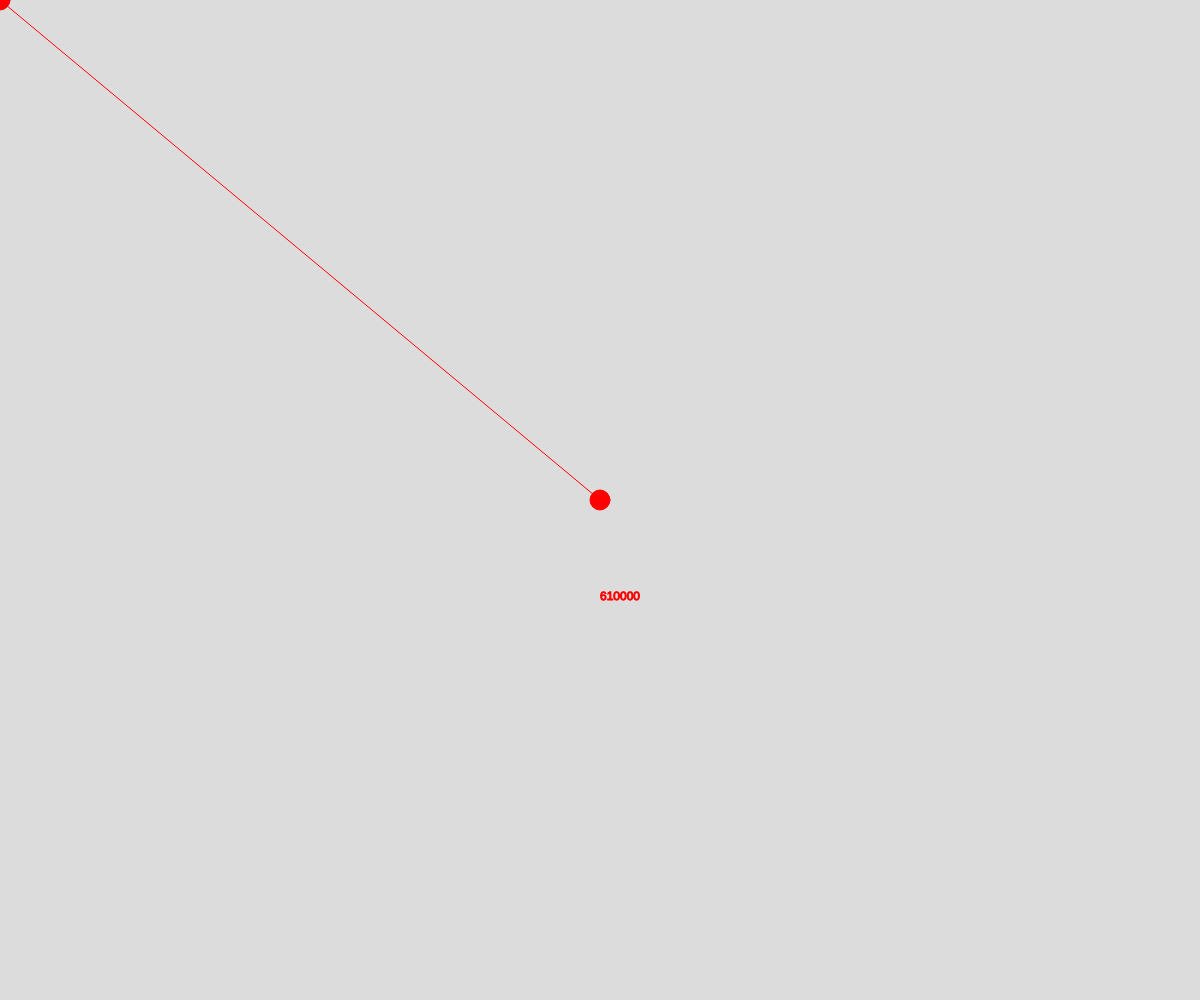
Frame 1 (no input)
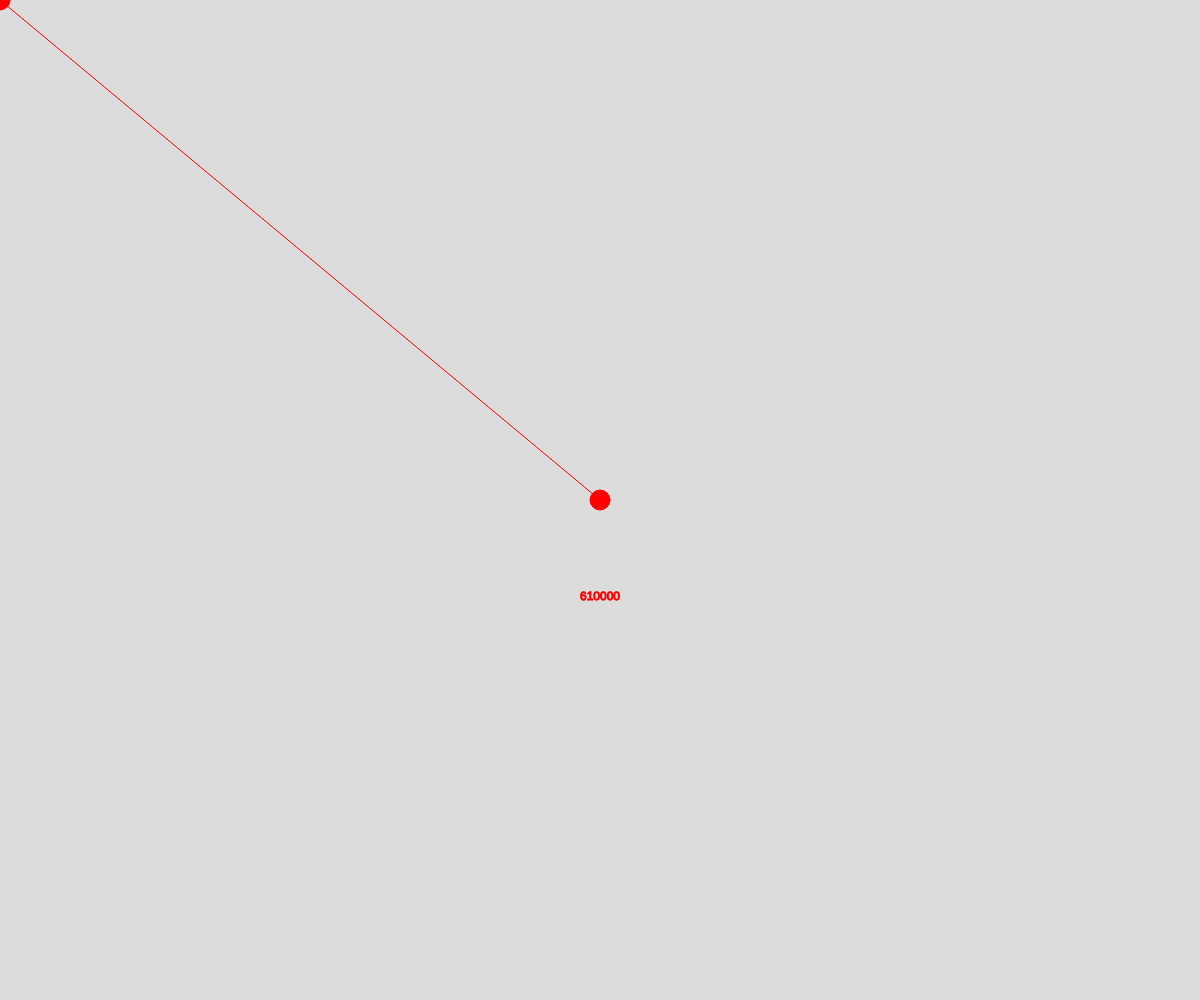
Frame 60 (no input)
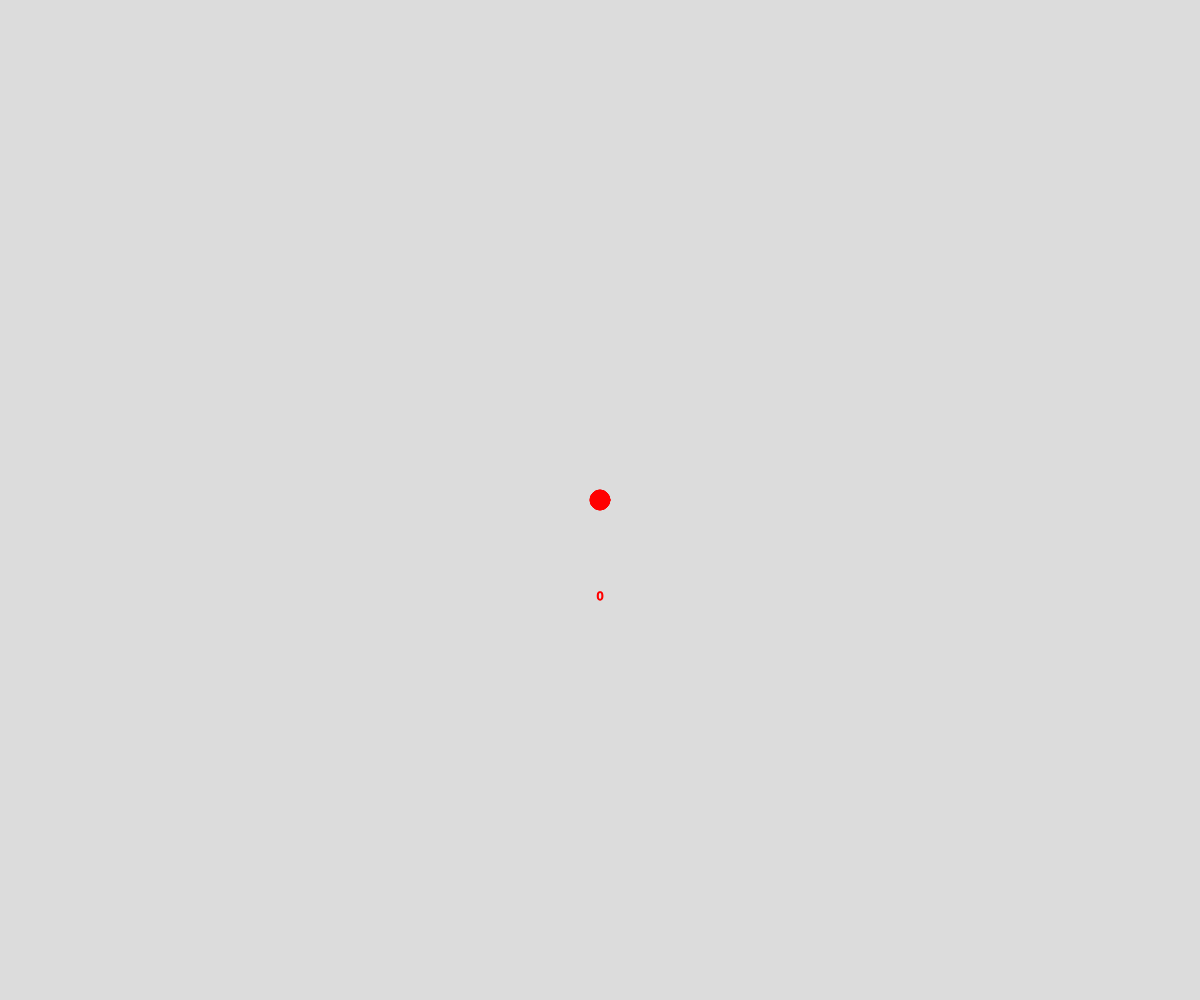
Frame 120 (the mouse pressed at the canvas centre since frame 60)

The p5.js sketch that drew these frames (run headless with seeded random() and noise() and a simulated clock; from frame 60 on, the mouse is pressed at the canvas centre):

// p5.js sketch
// ── sketch.js
// Project Title
// Your Name
// Date
//
// Extra for Experts:
// - describe what you did to take this project "above and beyond"


let nodecolors = ["red",];
let colorIndex = 0;
function setup() {
  createCanvas(windowWidth, windowHeight);
  initColors();
}


function draw() {
  background(220);
  rendernodes();
  textAlign(CENTER);
}
function rendernodes() {
  stroke(nodecolors[colorIndex]);
  fill(nodecolors[colorIndex]);
  circle(width / 2, height / 2, 20);
  circle(mouseX, mouseY, 20);
  line(width / 2, height / 2, mouseX, mouseY);
  let d = segmantdistance(mouseX,mouseY, width/2, height/2);
  text(round(d,1), width/2, height * 0.6);
}

function segmantdistance(x1, y1, x2, y2){
  let a = Math.abs(x1-x2);
  let b = Math.abs(y1-y2);
  let c = Math.abs(a*a + b*b);
  return c;
}

function initColors() {
  nodecolors.push(color("red"));
  nodecolors.push(color("green"));
  nodecolors.push(color("blue"));
}

function mouseWheel(event) {
  print(event.delta);
  if (event.delta < 0) {
    colorIndex += 1;
    if (colorIndex > nodecolors.length - 1) {
      colorIndex = 0;
    }
  }
}
